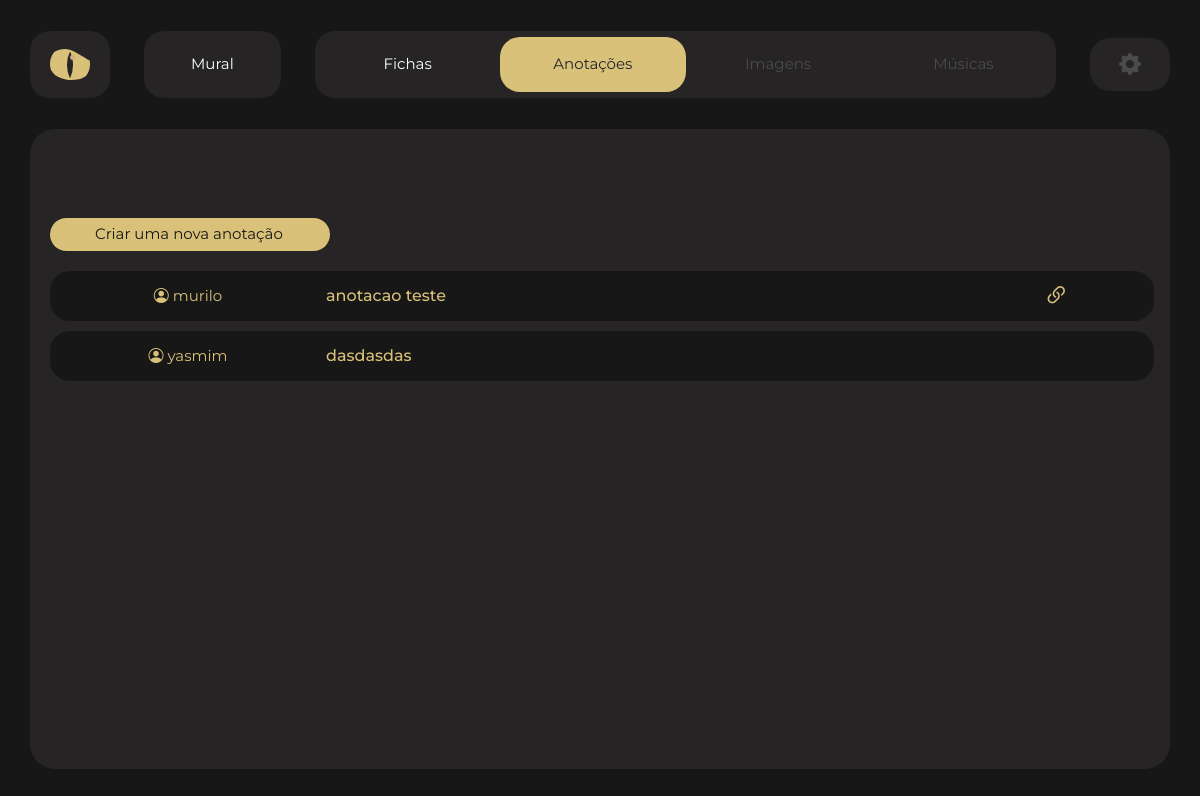
The page /campanha/14/anotacoes (signed in) on the database its author committed.
### manager/models.py (models this page shows, shortened)
class Campanha(models.Model):
    imagem = models.ImageField(upload_to='campanha/images/')
    nome = models.CharField(max_length=100)
    sistema = models.ForeignKey(Sistema, on_delete=models.CASCADE)
    data_inicio = models.DateField(auto_now_add=True)
    descricao = models.TextField(blank=True)
    mestre = models.ForeignKey(get_user_model(), on_delete=models.CASCADE)
    jogador = models.ManyToManyField(get_user_model(), related_name='campanhas_participantes', blank=True)

class Anotacao(models.Model):
    campanha = models.ForeignKey(Campanha,on_delete=models.CASCADE)
    autor = models.ForeignKey(get_user_model(), on_delete=models.CASCADE)
    titulo = models.CharField(max_length=100)
    data_anotacao = models.DateField(auto_now_add=True)
    texto = models.TextField()
    visibilidade = models.ManyToManyField(get_user_model(), blank=True, related_name='anotacoes_visiveis')

### manager/views.py (the view)
# urls.py: path('campanha/<int:pk>/anotacoes', DashboardAnotacoes.as_view(), name='dashboard-anotacoes'),
class DashboardAnotacoes(LoginRequiredMixin, UserPassesTestMixin, DetailView):
    template_name = "manager/dashboard/anotacoes.html"
    model = Campanha
    def get_context_data(self, **kwargs):
        context = super().get_context_data(**kwargs)
        campanha = self.get_object()
        todas_anotacoes = Anotacao.objects.filter(campanha=campanha)
        user = self.request.user
        anotacoes_filtradas = todas_anotacoes.filter(
            Q(autor=user) | Q(visibilidade=user)
        ).order_by('-data_anotacao').distinct()
        context['anotacoes'] = anotacoes_filtradas
        return context
    def get(self, request, *args, **kwargs):
        user = self.request.user
        queryset = Campanha.objects.filter(Q(mestre=user) | Q(jogador=user))
        if not queryset.exists():
            return reverse_lazy('index')
        return super().get(request, *args, **kwargs)
    def test_func(self):
        campanha = self.get_object()
        is_mestre = self.request.user == campanha.mestre
        is_jogador = self.request.user in campanha.jogador.all()
        return (
            is_mestre or
            is_jogador or
            self.request.user.is_superuser
        )

### manager/templates/manager/dashboard/anotacoes.html (shortened to what this page needs)
{% extends 'base_dashboard.html' %}
{% block nav %}
  <div class="mural">
    <a class="botao" href="{% url 'dashboard' campanha.pk %}">Mural</a>
  </div>
  <div class="opcoes">
    <a class="botao-1" href="{% url 'dashboard-fichas' campanha.pk %}">Fichas</a>
    <a class="botao-1-ativo">Anotações</a>
    <a style="color: #4C4B4B;" class="botao-1-desativado">Imagens</a>
    <a style="color: #4C4B4B;" class="botao-1-desativado">Músicas</a>
  </div>
  <div class="
  {% if request.user != campanha.mestre %}
  configuracoes-desativado
  {% else %}
  configuracoes
  {% endif %}
  ">
    <a
    ><i
    {% if request.user != campanha.mestre %}
    style="color: #4C4B4B;"
    {% endif %}
    class="bi bi-gear-fill"></i></a>
  </div>
{% endblock %}
{% block content %}
  <div class="area-fichas">
    <div class="af-l-side">
      <a href="{% url 'anotacao-create' campanha.pk %}" style="width: 280px;" class="criar-ficha">Criar uma nova anotação</a>
      <div class="lista-anotacoes">
        {% for anotacao in anotacoes %}
          <a style="cursor: pointer;" data-toggle="modal" data-target="#myModal{{ anotacao.pk }}" class="anotacao">
            <div class="a-autor">
              <i class="bi bi-person-circle"></i>
              {{anotacao.autor}}
            </div>
            <h3 class="a-titulo">{{ anotacao.titulo }}</h3>
            <h3 class="a-status">
              {% if request.user in anotacao.visibilidade.all %}
              <i class="bi bi-link-45deg"></i>
              {% endif %}
            </h3>
          </a>
        {% endfor %}
      </div>
    </div>
  </div>
{% endblock %}

### static/css/style_dashboard.css (style rules this page uses)
* { font-family: 'Montserrat', sans-serif; }
body, html { margin: 0; height: 100%; color: rgb(236, 77, 77); }
.mural { display: flex; justify-content: center; align-items: center; align-content: center; background-color: #262424; height: 100%; width: 12%; border-radius: 20px; font-size: 15px; text-decoration: none; color: white; }
.opcoes { display: flex; justify-content: space-around; align-items: center; align-content: center; background-color: #262424; height: 100%; width: 65%; border-radius: 20px; font-size: 15px; }
.configuracoes-desativado { display: flex; justify-content: space-evenly; align-items: center; align-content: center; background-color: #262424; height: 53px; width: 7%; border-radius: 20px; color: #4C4B4B; font-size: 22px; }
.botao { color: white; width: 100%; text-decoration: none; text-align: center; padding-top: 16px; padding-bottom: 16px; }
.botao-1 { color: white; width: 25%; text-decoration: none; text-align: center; padding-top: 16px; padding-bottom: 16px; }
.botao-1-desativado { color: #4C4B4B; width: 25%; text-decoration: none; text-align: center; padding-top: 16px; padding-bottom: 16px; }
.botao-1-ativo { background-color: #D9C179; color:#262424; width: 25%; border-radius: 20px; text-decoration: none; text-align: center; padding-top: 16px; padding-bottom: 16px; }
.area-fichas { margin: 20px; height: 92%; width: 96.85%; display: flex; align-items: center; align-content: center; justify-content: space-around; }
.af-l-side { width: 100%; height: 450px; }
.criar-ficha { text-decoration: none; display: flex; align-items: center; align-content: center; background-color: #D9C179; text-decoration: none; color: #171717; width: 250px; font-size: 15px; padding: 5px; padding-left: 45px; border-radius: 20px; margin-bottom: 20px; }
.lista-anotacoes { overflow-y: auto; overflow-x: hidden; height: 88.5%; width: 100%; }
.anotacao { background-color: #171717; border-radius: 20px; margin-bottom: 10px; width: 100%; display: flex; justify-content: space-around; align-items: center; align-self: center; align-content: center; height: 50px; }
.a-autor { text-align: center; color: #D9C179; font-size: 15px; margin-bottom: 0; width: 25%; }
.a-titulo { font-size: 16px; color: #D9C179; margin-bottom: 0; width: 65%; }
.a-status { color: #D9C179; font-size: 25px; margin-bottom: 0; width: 10%; }

### rows shown on the page
Anotacao: autor "murilo", titulo "anotacao teste"
Anotacao: autor "yasmim", titulo "dasdasdas"
